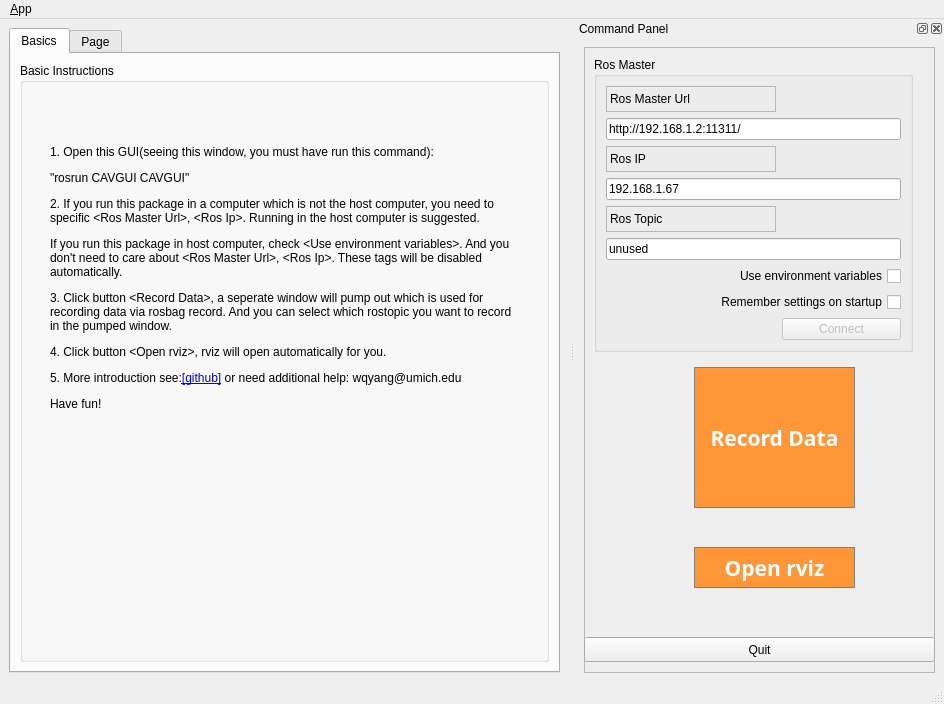
<?xml version="1.0" encoding="UTF-8"?>
<ui version="4.0">
 <class>MainWindowDesign</class>
 <widget class="QMainWindow" name="MainWindowDesign">
  <property name="geometry">
   <rect>
    <x>0</x>
    <y>0</y>
    <width>944</width>
    <height>704</height>
   </rect>
  </property>
  <property name="windowTitle">
   <string>QRosApp</string>
  </property>
  <property name="windowIcon">
   <iconset resource="../resources/images.qrc">
    <normaloff>:/images/icon.png</normaloff>:/images/icon.png</iconset>
  </property>
  <property name="locale">
   <locale language="English" country="Australia"/>
  </property>
  <widget class="QWidget" name="centralwidget">
   <layout class="QHBoxLayout">
    <item>
     <widget class="QTabWidget" name="tab_manager">
      <property name="minimumSize">
       <size>
        <width>100</width>
        <height>0</height>
       </size>
      </property>
      <property name="locale">
       <locale language="English" country="Australia"/>
      </property>
      <property name="currentIndex">
       <number>0</number>
      </property>
      <widget class="QWidget" name="tab_status">
       <attribute name="title">
        <string>Basics</string>
       </attribute>
       <layout class="QVBoxLayout" name="verticalLayout_2">
        <item>
         <widget class="QGroupBox" name="groupBox_12">
          <property name="sizePolicy">
           <sizepolicy hsizetype="MinimumExpanding" vsizetype="Preferred">
            <horstretch>0</horstretch>
            <verstretch>0</verstretch>
           </sizepolicy>
          </property>
          <property name="title">
           <string>Basic Instructions</string>
          </property>
          <widget class="QLabel" name="label_4">
           <property name="geometry">
            <rect>
             <x>30</x>
             <y>30</y>
             <width>465</width>
             <height>371</height>
            </rect>
           </property>
           <property name="maximumSize">
            <size>
             <width>16777215</width>
             <height>16777215</height>
            </size>
           </property>
           <property name="text">
            <string>&lt;html&gt;&lt;head/&gt;&lt;body&gt;&lt;p&gt;1. Open this GUI(seeing this window, you must have run this command):&lt;/p&gt;&lt;p&gt;&amp;quot;rosrun CAVGUI CAVGUI&amp;quot;&lt;/p&gt;&lt;p&gt;2. If you run this package in a computer which is not the host computer, you need to specific &amp;lt;Ros Master Url&amp;gt;, &amp;lt;Ros Ip&amp;gt;. Running in the host computer is suggested.&lt;/p&gt;&lt;p&gt;If you run this package in host computer, check &amp;lt;Use environment variables&amp;gt;. And you don't need to care about &amp;lt;Ros Master Url&amp;gt;, &amp;lt;Ros Ip&amp;gt;. These tags will be disabled automatically.&lt;/p&gt;&lt;p&gt;3. Click button &amp;lt;Record Data&amp;gt;, a seperate window will pump out which is used for recording data via rosbag record. And you can select which rostopic you want to record in the pumped window.&lt;/p&gt;&lt;p&gt;4. Click button &amp;lt;Open rviz&amp;gt;, rviz will open automatically for you. &lt;/p&gt;&lt;p&gt;5. More introduction see:&lt;a href=&quot;https://github.com/VinchinYang/GUI_ROS_Plugin_for_Autonomous_Vehicle.git&quot;&gt;&lt;span style=&quot; text-decoration: underline; color:#0000ff;&quot;&gt;[github]&lt;/span&gt;&lt;/a&gt; or need additional help: wqyang@umich.edu&lt;/p&gt;&lt;p&gt;Have fun!&lt;/p&gt;&lt;/body&gt;&lt;/html&gt;</string>
           </property>
           <property name="textFormat">
            <enum>Qt::RichText</enum>
           </property>
           <property name="wordWrap">
            <bool>true</bool>
           </property>
          </widget>
         </widget>
        </item>
       </layout>
      </widget>
      <widget class="QWidget" name="tab">
       <attribute name="title">
        <string>Page</string>
       </attribute>
       <widget class="QListView" name="view_logging">
        <property name="geometry">
         <rect>
          <x>20</x>
          <y>10</y>
          <width>511</width>
          <height>221</height>
         </rect>
        </property>
       </widget>
      </widget>
     </widget>
    </item>
   </layout>
  </widget>
  <widget class="QMenuBar" name="menubar">
   <property name="geometry">
    <rect>
     <x>0</x>
     <y>0</y>
     <width>944</width>
     <height>22</height>
    </rect>
   </property>
   <widget class="QMenu" name="menu_File">
    <property name="title">
     <string>&amp;App</string>
    </property>
    <addaction name="action_Preferences"/>
    <addaction name="separator"/>
    <addaction name="actionAbout"/>
    <addaction name="actionAbout_Qt"/>
    <addaction name="separator"/>
    <addaction name="action_Quit"/>
   </widget>
   <addaction name="menu_File"/>
  </widget>
  <widget class="QStatusBar" name="statusbar"/>
  <widget class="QDockWidget" name="dock_status">
   <property name="sizePolicy">
    <sizepolicy hsizetype="Minimum" vsizetype="Preferred">
     <horstretch>0</horstretch>
     <verstretch>0</verstretch>
    </sizepolicy>
   </property>
   <property name="minimumSize">
    <size>
     <width>369</width>
     <height>451</height>
    </size>
   </property>
   <property name="allowedAreas">
    <set>Qt::RightDockWidgetArea</set>
   </property>
   <property name="windowTitle">
    <string>Command Panel</string>
   </property>
   <attribute name="dockWidgetArea">
    <number>2</number>
   </attribute>
   <widget class="QWidget" name="dockWidgetContents_2">
    <layout class="QVBoxLayout" name="verticalLayout">
     <item>
      <widget class="QFrame" name="frame">
       <property name="sizePolicy">
        <sizepolicy hsizetype="Minimum" vsizetype="Preferred">
         <horstretch>0</horstretch>
         <verstretch>0</verstretch>
        </sizepolicy>
       </property>
       <property name="frameShape">
        <enum>QFrame::StyledPanel</enum>
       </property>
       <property name="frameShadow">
        <enum>QFrame::Raised</enum>
       </property>
       <widget class="QGroupBox" name="groupBox">
        <property name="geometry">
         <rect>
          <x>10</x>
          <y>10</y>
          <width>319</width>
          <height>295</height>
         </rect>
        </property>
        <property name="title">
         <string>Ros Master</string>
        </property>
        <layout class="QGridLayout" name="gridLayout">
         <item row="0" column="0">
          <widget class="QLabel" name="label">
           <property name="frameShape">
            <enum>QFrame::StyledPanel</enum>
           </property>
           <property name="frameShadow">
            <enum>QFrame::Raised</enum>
           </property>
           <property name="text">
            <string>Ros Master Url</string>
           </property>
          </widget>
         </item>
         <item row="1" column="0" colspan="2">
          <widget class="QLineEdit" name="line_edit_master">
           <property name="text">
            <string>http://192.168.1.2:11311/</string>
           </property>
          </widget>
         </item>
         <item row="2" column="0">
          <widget class="QLabel" name="label_2">
           <property name="frameShape">
            <enum>QFrame::StyledPanel</enum>
           </property>
           <property name="frameShadow">
            <enum>QFrame::Raised</enum>
           </property>
           <property name="text">
            <string>Ros IP</string>
           </property>
          </widget>
         </item>
         <item row="3" column="0" colspan="2">
          <widget class="QLineEdit" name="line_edit_host">
           <property name="text">
            <string>192.168.1.67</string>
           </property>
          </widget>
         </item>
         <item row="4" column="0">
          <widget class="QLabel" name="label_3">
           <property name="frameShape">
            <enum>QFrame::StyledPanel</enum>
           </property>
           <property name="frameShadow">
            <enum>QFrame::Raised</enum>
           </property>
           <property name="text">
            <string>Ros Topic</string>
           </property>
          </widget>
         </item>
         <item row="5" column="0" colspan="2">
          <widget class="QLineEdit" name="line_edit_topic">
           <property name="enabled">
            <bool>true</bool>
           </property>
           <property name="text">
            <string>unused</string>
           </property>
          </widget>
         </item>
         <item row="6" column="0" colspan="2">
          <widget class="QCheckBox" name="checkbox_use_environment">
           <property name="layoutDirection">
            <enum>Qt::RightToLeft</enum>
           </property>
           <property name="text">
            <string>Use environment variables</string>
           </property>
          </widget>
         </item>
         <item row="7" column="0" colspan="2">
          <widget class="QCheckBox" name="checkbox_remember_settings">
           <property name="layoutDirection">
            <enum>Qt::RightToLeft</enum>
           </property>
           <property name="text">
            <string>Remember settings on startup</string>
           </property>
          </widget>
         </item>
         <item row="8" column="0">
          <spacer name="horizontalSpacer">
           <property name="orientation">
            <enum>Qt::Horizontal</enum>
           </property>
           <property name="sizeHint" stdset="0">
            <size>
             <width>170</width>
             <height>21</height>
            </size>
           </property>
          </spacer>
         </item>
         <item row="8" column="1">
          <widget class="QPushButton" name="button_connect">
           <property name="enabled">
            <bool>false</bool>
           </property>
           <property name="sizePolicy">
            <sizepolicy hsizetype="MinimumExpanding" vsizetype="Fixed">
             <horstretch>0</horstretch>
             <verstretch>0</verstretch>
            </sizepolicy>
           </property>
           <property name="toolTip">
            <string>Set the target to the current joint trajectory state.</string>
           </property>
           <property name="statusTip">
            <string>Clear all waypoints and set the target to the current joint trajectory state.</string>
           </property>
           <property name="text">
            <string>Connect</string>
           </property>
          </widget>
         </item>
        </layout>
       </widget>
       <widget class="QPushButton" name="button_rviz">
        <property name="geometry">
         <rect>
          <x>110</x>
          <y>500</y>
          <width>161</width>
          <height>41</height>
         </rect>
        </property>
        <property name="font">
         <font>
          <family>Abyssinica SIL</family>
          <pointsize>16</pointsize>
          <weight>75</weight>
          <bold>true</bold>
         </font>
        </property>
        <property name="styleSheet">
         <string notr="true">/* (Orange buttons) Operations Buttons Stylesheet */
QPushButton {
  background-color: rgb(255, 151, 57);
  color: white; 
  border: 1px solid gray;
}

QPushButton:pressed {
    background-color: qlineargradient(x1: 0, y1: 0, x2: 0, y2: 1,
                                      stop: 0 #FF7832, stop: 1 #FF9739);
}

/* (Label at top) Label Stylesheet */</string>
        </property>
        <property name="text">
         <string>Open rviz</string>
        </property>
       </widget>
       <widget class="QPushButton" name="button_rosbag">
        <property name="geometry">
         <rect>
          <x>110</x>
          <y>320</y>
          <width>161</width>
          <height>141</height>
         </rect>
        </property>
        <property name="font">
         <font>
          <family>Abyssinica SIL</family>
          <pointsize>16</pointsize>
          <weight>75</weight>
          <bold>true</bold>
          <strikeout>false</strikeout>
          <kerning>true</kerning>
         </font>
        </property>
        <property name="cursor">
         <cursorShape>ArrowCursor</cursorShape>
        </property>
        <property name="styleSheet">
         <string notr="true">/* (Orange buttons) Operations Buttons Stylesheet */
QPushButton {
  background-color: rgb(255, 151, 57);
  color: white; 
  border: 1px solid gray;
}

QPushButton:pressed {
  background-color: rgb(255, 151, 57);
  color: white; 
  border: 1px solid gray;
}

/* (Label at top) Label Stylesheet */</string>
        </property>
        <property name="text">
         <string>Record Data</string>
        </property>
       </widget>
       <widget class="QPushButton" name="quit_button">
        <property name="geometry">
         <rect>
          <x>0</x>
          <y>590</y>
          <width>351</width>
          <height>25</height>
         </rect>
        </property>
        <property name="sizePolicy">
         <sizepolicy hsizetype="MinimumExpanding" vsizetype="Fixed">
          <horstretch>0</horstretch>
          <verstretch>0</verstretch>
         </sizepolicy>
        </property>
        <property name="text">
         <string>Quit</string>
        </property>
       </widget>
      </widget>
     </item>
    </layout>
   </widget>
  </widget>
  <action name="action_Quit">
   <property name="text">
    <string>&amp;Quit</string>
   </property>
   <property name="shortcut">
    <string>Ctrl+Q</string>
   </property>
   <property name="shortcutContext">
    <enum>Qt::ApplicationShortcut</enum>
   </property>
  </action>
  <action name="action_Preferences">
   <property name="text">
    <string>&amp;Preferences</string>
   </property>
  </action>
  <action name="actionAbout">
   <property name="text">
    <string>&amp;About</string>
   </property>
  </action>
  <action name="actionAbout_Qt">
   <property name="text">
    <string>About &amp;Qt</string>
   </property>
  </action>
 </widget>
 <resources>
  <include location="../resources/images.qrc"/>
 </resources>
 <connections>
  <connection>
   <sender>action_Quit</sender>
   <signal>triggered()</signal>
   <receiver>MainWindowDesign</receiver>
   <slot>close()</slot>
   <hints>
    <hint type="sourcelabel">
     <x>-1</x>
     <y>-1</y>
    </hint>
    <hint type="destinationlabel">
     <x>399</x>
     <y>299</y>
    </hint>
   </hints>
  </connection>
  <connection>
   <sender>quit_button</sender>
   <signal>clicked()</signal>
   <receiver>MainWindowDesign</receiver>
   <slot>close()</slot>
   <hints>
    <hint type="sourcelabel">
     <x>859</x>
     <y>552</y>
    </hint>
    <hint type="destinationlabel">
     <x>469</x>
     <y>299</y>
    </hint>
   </hints>
  </connection>
 </connections>
</ui>
